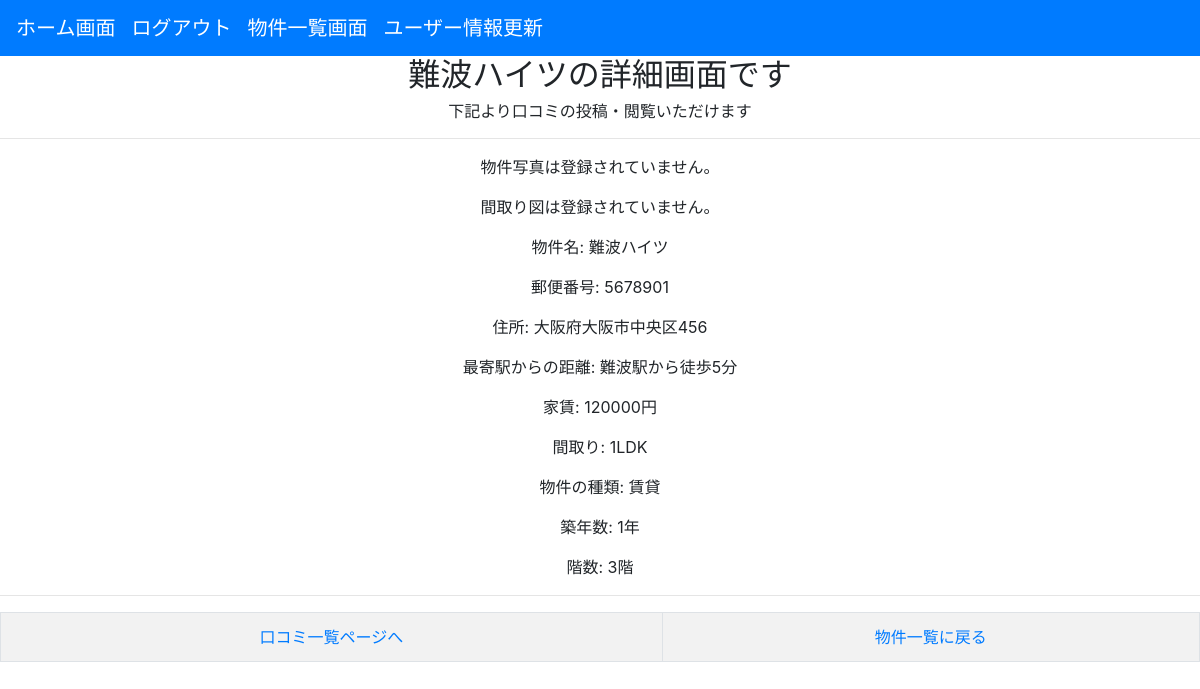
Page /house/house_detail/2 (signed in) on the committed database.
### house/models.py (models this page shows, shortened)
class BaseModel(models.Model):
  create_at = models.DateTimeField()
  update_at = models.DateTimeField()
  class Meta:
    abstract = True #abstractクラスとして抽象的なモデルを作成※実際のモデルは下に定義

class Housings(BaseModel):
    name = models.CharField(max_length=255)
    price = models.IntegerField()
    zip_code = models.CharField(max_length=7, null=True)  # CharFieldに変更し、郵便番号の形式に対応
    address = models.CharField(max_length=100, null=True)
    distance = models.CharField(max_length=30, null=True)
    floor = models.CharField(max_length=10, null=True)
    house_kind = models.CharField(max_length=20, null=True)
    construction = models.IntegerField(null=True)  # "constraction"を"construction"に修正
    floor_number = models.IntegerField(null=True)
    building_picture = models.ForeignKey(
        'HousingPictures', related_name='building_pictures', on_delete=models.CASCADE, blank=True, null=True
    )
    floor_plan = models.ForeignKey(
        'HousingPictures', related_name='floor_plans', on_delete=models.CASCADE, blank=True, null=True
    )
    class Meta:
        db_table = 'housing'

### house/views.py (the view)
# urls.py: path('house_detail/<int:pk>', HouseDetailView.as_view(), name='house_detail'),
class HouseDetailView(LoginRequiredMixin,DetailView):
  model = Housings
  template_name = os.path.join('house', 'house_detail.html')
  def get_context_data(self, **kwargs):
    context = super().get_context_data(**kwargs)
    housing_pictures = HousingPictures.objects.filter(housing=self.object)
    context['housing_pictures'] = housing_pictures
    return context

### templates/house/house_detail.html
{% extends 'base.html' %}
{% block content %}
<div style='text-align: center;'>
  <h2>{{ housings.name }}の詳細画面です</h2>
  <h6>下記より口コミの投稿・閲覧いただけます</h6>
  <hr>
{% for picture in housing_pictures %}
  {% if picture.picture_type == 'building' %}
    <div>
      <h4>物件写真</h4>
      <img width='305px' height='320px' src="{{ picture.picture.url }}" alt="物件写真">
    </div>
  {% endif %}
{% empty %}
  <p>物件写真は登録されていません。</p>
{% endfor %}
{% for picture in housing_pictures %}
  {% if picture.picture_type == 'floor' %}
    <div>
      <h4>間取り図</h4>
      <img width='305px' height='320px' src="{{ picture.picture.url }}" alt="間取り図">
    </div>
  {% endif %}
{% empty %}
  <p>間取り図は登録されていません。</p>
{% endfor %}
  <div>
    <p>物件名: {{ object.name }}</p>
    <p>郵便番号: {{ object.zip_code }}</p>
    <p>住所: {{ object.address }}</p>
    <p>最寄駅からの距離: {{ object.distance }}</p>
    <p>家賃: {{ object.price }}円</p>
    <p>間取り: {{ object.floor }}</p>
    <p>物件の種類: {{ object.house_kind }}</p>
    <p>築年数: {{ object.construction }}年</p>
    <p>階数: {{ object.floor_number }}階</p>
  </div>
  <hr>
  <table class="table table-striped table-bordered">
  <tbody>
    <td><a href='{% url 'account:list_comment' object.id %}'>口コミ一覧ページへ</a></td>
    <td><a href='{% url 'house:list_house' %}'>物件一覧に戻る</a></td>
  </tbody>
  </table>
</div>
{% endblock %}

### rows in the picture
Housings: name "難波ハイツ", zip_code "5678901", address "大阪府大阪市中央区456", distance "難波駅から徒歩5分", price "120000", floor "1LDK", house_kind "賃貸", construction "1", floor_number "3"
